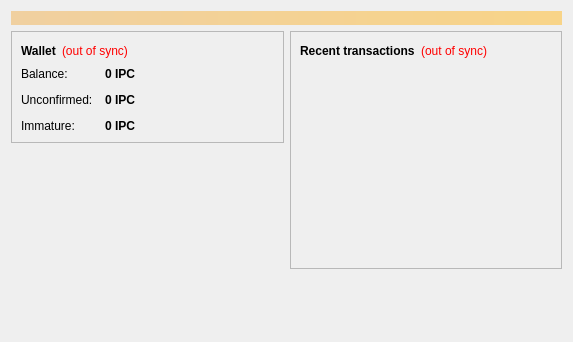
<?xml version="1.0" encoding="UTF-8"?>
<ui version="4.0">
 <class>OverviewPage</class>
 <widget class="QWidget" name="OverviewPage">
  <property name="geometry">
   <rect>
    <x>0</x>
    <y>0</y>
    <width>573</width>
    <height>342</height>
   </rect>
  </property>
  <property name="windowTitle">
   <string>Form</string>
  </property>
  <layout class="QVBoxLayout" name="topLayout">
   <item>
    <widget class="QLabel" name="labelAlerts">
     <property name="visible">
      <bool>false</bool>
     </property>
     <property name="styleSheet">
      <string notr="true">background-color: qlineargradient(x1: 0, y1: 0, x2: 1, y2: 0, stop:0 #F0D0A0, stop:1 #F8D488); color:#000000;</string>
     </property>
     <property name="wordWrap">
      <bool>true</bool>
     </property>
     <property name="margin">
      <number>3</number>
     </property>
    </widget>
   </item>
   <item>
    <layout class="QHBoxLayout" name="horizontalLayout" stretch="1,1">
     <item>
      <layout class="QVBoxLayout" name="verticalLayout_2">
       <item>
        <widget class="QFrame" name="frame">
         <property name="frameShape">
          <enum>QFrame::StyledPanel</enum>
         </property>
         <property name="frameShadow">
          <enum>QFrame::Raised</enum>
         </property>
         <layout class="QVBoxLayout" name="verticalLayout_4">
          <item>
           <layout class="QHBoxLayout" name="horizontalLayout_4">
            <item>
             <widget class="QLabel" name="label_5">
              <property name="font">
               <font>
                <weight>75</weight>
                <bold>true</bold>
               </font>
              </property>
              <property name="text">
               <string>Wallet</string>
              </property>
             </widget>
            </item>
            <item>
             <widget class="QLabel" name="labelWalletStatus">
              <property name="toolTip">
               <string>The displayed information may be out of date. Your wallet automatically synchronizes with the Inpluscoin network after a connection is established, but this process has not completed yet.</string>
              </property>
              <property name="styleSheet">
               <string notr="true">QLabel { color: red; }</string>
              </property>
              <property name="text">
               <string notr="true">(out of sync)</string>
              </property>
              <property name="alignment">
               <set>Qt::AlignLeading|Qt::AlignLeft|Qt::AlignVCenter</set>
              </property>
             </widget>
            </item>
            <item>
             <spacer name="horizontalSpacer_2">
              <property name="orientation">
               <enum>Qt::Horizontal</enum>
              </property>
              <property name="sizeHint" stdset="0">
               <size>
                <width>40</width>
                <height>20</height>
               </size>
              </property>
             </spacer>
            </item>
           </layout>
          </item>
          <item>
           <layout class="QFormLayout" name="formLayout_2">
            <property name="fieldGrowthPolicy">
             <enum>QFormLayout::AllNonFixedFieldsGrow</enum>
            </property>
            <property name="horizontalSpacing">
             <number>12</number>
            </property>
            <property name="verticalSpacing">
             <number>12</number>
            </property>
            <item row="0" column="0">
             <widget class="QLabel" name="label">
              <property name="text">
               <string>Balance:</string>
              </property>
             </widget>
            </item>
            <item row="0" column="1">
             <widget class="QLabel" name="labelBalance">
              <property name="font">
               <font>
                <weight>75</weight>
                <bold>true</bold>
               </font>
              </property>
              <property name="cursor">
               <cursorShape>IBeamCursor</cursorShape>
              </property>
              <property name="toolTip">
               <string>Your current balance</string>
              </property>
              <property name="text">
               <string notr="true">0 IPC</string>
              </property>
              <property name="textInteractionFlags">
               <set>Qt::LinksAccessibleByMouse|Qt::TextSelectableByKeyboard|Qt::TextSelectableByMouse</set>
              </property>
             </widget>
            </item>
            <item row="1" column="0">
             <widget class="QLabel" name="label_3">
              <property name="text">
               <string>Unconfirmed:</string>
              </property>
             </widget>
            </item>
            <item row="1" column="1">
             <widget class="QLabel" name="labelUnconfirmed">
              <property name="font">
               <font>
                <weight>75</weight>
                <bold>true</bold>
               </font>
              </property>
              <property name="cursor">
               <cursorShape>IBeamCursor</cursorShape>
              </property>
              <property name="toolTip">
               <string>Total of transactions that have yet to be confirmed, and do not yet count toward the current balance</string>
              </property>
              <property name="text">
               <string notr="true">0 IPC</string>
              </property>
              <property name="textInteractionFlags">
               <set>Qt::LinksAccessibleByMouse|Qt::TextSelectableByKeyboard|Qt::TextSelectableByMouse</set>
              </property>
             </widget>
            </item>
            <item row="2" column="0">
             <widget class="QLabel" name="labelImmatureText">
              <property name="text">
               <string>Immature:</string>
              </property>
             </widget>
            </item>
            <item row="2" column="1">
             <widget class="QLabel" name="labelImmature">
              <property name="font">
               <font>
                <weight>75</weight>
                <bold>true</bold>
               </font>
              </property>
              <property name="toolTip">
               <string>Mined balance that has not yet matured</string>
              </property>
              <property name="text">
               <string notr="true">0 IPC</string>
              </property>
              <property name="textInteractionFlags">
               <set>Qt::LinksAccessibleByMouse|Qt::TextSelectableByKeyboard|Qt::TextSelectableByMouse</set>
              </property>
             </widget>
            </item>
           </layout>
          </item>
         </layout>
        </widget>
       </item>
       <item>
        <spacer name="verticalSpacer">
         <property name="orientation">
          <enum>Qt::Vertical</enum>
         </property>
         <property name="sizeHint" stdset="0">
          <size>
           <width>20</width>
           <height>40</height>
          </size>
         </property>
        </spacer>
       </item>
      </layout>
     </item>
     <item>
      <layout class="QVBoxLayout" name="verticalLayout_3">
       <item>
        <widget class="QFrame" name="frame_2">
         <property name="frameShape">
          <enum>QFrame::StyledPanel</enum>
         </property>
         <property name="frameShadow">
          <enum>QFrame::Raised</enum>
         </property>
         <layout class="QVBoxLayout" name="verticalLayout">
          <item>
           <layout class="QHBoxLayout" name="horizontalLayout_2">
            <item>
             <widget class="QLabel" name="label_4">
              <property name="text">
               <string>&lt;b&gt;Recent transactions&lt;/b&gt;</string>
              </property>
             </widget>
            </item>
            <item>
             <widget class="QLabel" name="labelTransactionsStatus">
              <property name="toolTip">
               <string>The displayed information may be out of date. Your wallet automatically synchronizes with the Inpluscoin network after a connection is established, but this process has not completed yet.</string>
              </property>
              <property name="styleSheet">
               <string notr="true">QLabel { color: red; }</string>
              </property>
              <property name="text">
               <string notr="true">(out of sync)</string>
              </property>
              <property name="alignment">
               <set>Qt::AlignRight|Qt::AlignTrailing|Qt::AlignVCenter</set>
              </property>
             </widget>
            </item>
            <item>
             <spacer name="horizontalSpacer">
              <property name="orientation">
               <enum>Qt::Horizontal</enum>
              </property>
              <property name="sizeHint" stdset="0">
               <size>
                <width>40</width>
                <height>20</height>
               </size>
              </property>
             </spacer>
            </item>
           </layout>
          </item>
          <item>
           <widget class="QListView" name="listTransactions">
            <property name="styleSheet">
             <string notr="true">QListView { background: transparent; }</string>
            </property>
            <property name="frameShape">
             <enum>QFrame::NoFrame</enum>
            </property>
            <property name="verticalScrollBarPolicy">
             <enum>Qt::ScrollBarAlwaysOff</enum>
            </property>
            <property name="horizontalScrollBarPolicy">
             <enum>Qt::ScrollBarAlwaysOff</enum>
            </property>
            <property name="selectionMode">
             <enum>QAbstractItemView::NoSelection</enum>
            </property>
           </widget>
          </item>
         </layout>
        </widget>
       </item>
       <item>
        <spacer name="verticalSpacer_2">
         <property name="orientation">
          <enum>Qt::Vertical</enum>
         </property>
         <property name="sizeHint" stdset="0">
          <size>
           <width>20</width>
           <height>40</height>
          </size>
         </property>
        </spacer>
       </item>
      </layout>
     </item>
    </layout>
   </item>
  </layout>
 </widget>
 <resources/>
 <connections/>
</ui>
